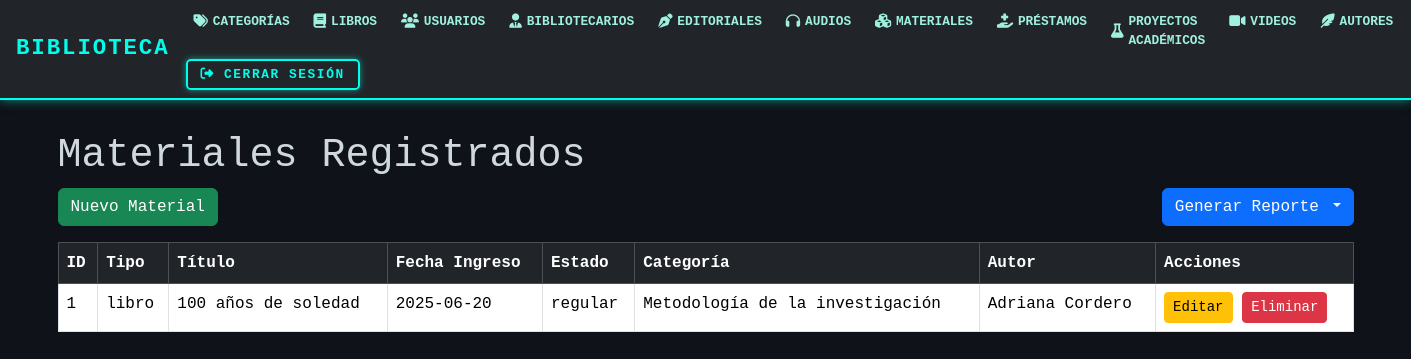
/materiales/, run on an earlier commit of the app's database.
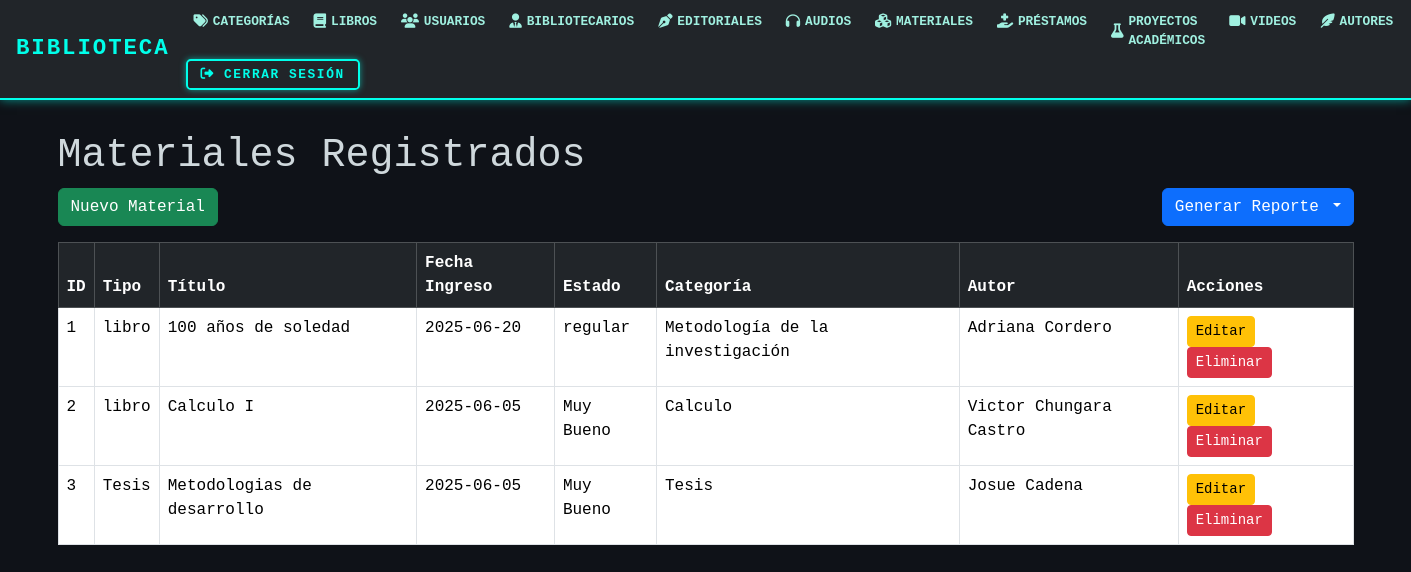
And on a later commit of the database.
### models/material_model.py (models this page shows, shortened)
class Material(db.Model):
    __tablename__ = 'materiales'
    id_material = db.Column(db.Integer, primary_key=True)
    tipo = db.Column(db.String(50), nullable=False)
    titulo = db.Column(db.String(100), nullable=False)
    fecha_ingreso = db.Column(db.String(20), nullable=False)
    estado = db.Column(db.String(20), nullable=False)
    id_categoria = db.Column(db.Integer, db.ForeignKey('categoria.id_cat'),nullable=False)
    id_autor = db.Column(db.Integer, db.ForeignKey('autores.id_autor'), nullable=False)
    categoria = db.relationship('Categoria', back_populates='materiales')
    libro = db.relationship('Libro', back_populates='material')
    autor = db.relationship('Autores', back_populates='materiales')
    audio = db.relationship('Audio', back_populates = 'material')
    proyecto_academico = db.relationship('Proyecto', back_populates='material')
    video = db.relationship('Video', back_populates='material')
    @staticmethod
    def get_all():
        return Material.query.all()

### models/categoria_model.py (models this page shows, shortened)
class Categoria(db.Model):
    __tablename__ = "categoria"
    id_cat = db.Column(db.Integer, primary_key=True)
    nombre = db.Column(db.String(50), nullable=False)
    materiales = db.relationship('Material', back_populates='categoria')

### models/autores_model.py (models this page shows, shortened)
class Autores(db.Model):
    __tablename__ = "autores"
    id_autor = db.Column(db.Integer,primary_key=True)
    nombre = db.Column(db.String(150),nullable=False)
    materiales = db.relationship('Material', back_populates='autor')

### controllers/material_controllers.py (the view)
@material_bp.route("/")
def index():
    materiales = Material.get_all()
    return material_view.list(materiales)

### views/material_view.py (called while the page is built)
def list(materiales):
    return render_template('materiales/index.html', materiales=materiales)

### templates/materiales/index.html (shortened to what this page needs)
{% extends 'base.html' %}
{% block content %}
<h1>Materiales Registrados</h1>
<div class="d-flex justify-content-between mb-3">
    <a href="{{ url_for('material.create') }}" class="btn btn-success">Nuevo Material</a>
    <div class="btn-group">
        <button class="btn btn-primary dropdown-toggle" data-bs-toggle="dropdown" aria-expanded="false">
            Generar Reporte
        </button>
    </div>
</div>
<table class="table table-bordered">
    <thead class="table-dark">
        <tr>
            <th>ID</th>
            <th>Tipo</th>
            <th>Título</th>
            <th>Fecha Ingreso</th>
            <th>Estado</th>
            <th>Categoría</th>
            <th>Autor</th>
            <th>Acciones</th>
        </tr>
    </thead>
    <tbody>
        {% for mat in materiales %}
        <tr>
            <td>{{ mat.id_material }}</td>
            <td>{{ mat.tipo }}</td>
            <td>{{ mat.titulo }}</td>
            <td>{{ mat.fecha_ingreso }}</td>
            <td>{{ mat.estado }}</td>
            <td>{{ mat.categoria.nombre }}</td>
            <td>{{ mat.autor.nombre }}</td>
            <td>
                <a href="{{ url_for('material.edit', id_material=mat.id_material) }}" class="btn btn-warning btn-sm">Editar</a>
                <a href="{{ url_for('material.delete', id_material=mat.id_material) }}" class="btn btn-danger btn-sm" onclick="return confirm('¿Seguro que quieres eliminarlo?')">Eliminar</a>
            </td>
        </tr>
        {% else %}
        <tr><td colspan="8" class="text-center">No hay materiales registrados.</td></tr>
        {% endfor %}
    </tbody>
</table>
{% endblock %}

What changed in the data, as far as the page shows it:
added Material: id_material "2", tipo "libro", titulo "Calculo I", fecha_ingreso "2025-06-05", estado "Muy Bueno", categoria.nombre "Calculo", autor.nombre "Victor Chungara Castro"
added Material: id_material "3", tipo "Tesis", titulo "Metodologias de desarrollo", fecha_ingreso "2025-06-05", estado "Muy Bueno", categoria.nombre "Tesis", autor.nombre "Josue Cadena"
